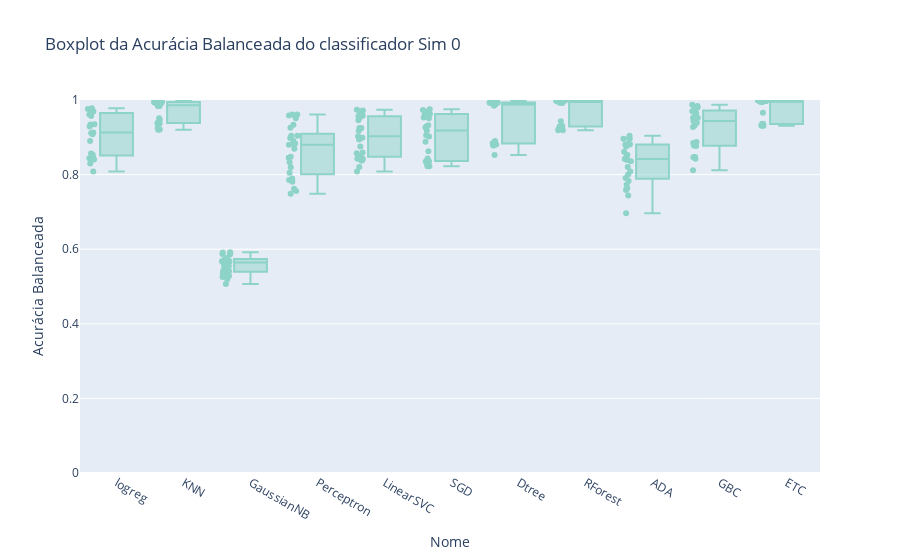
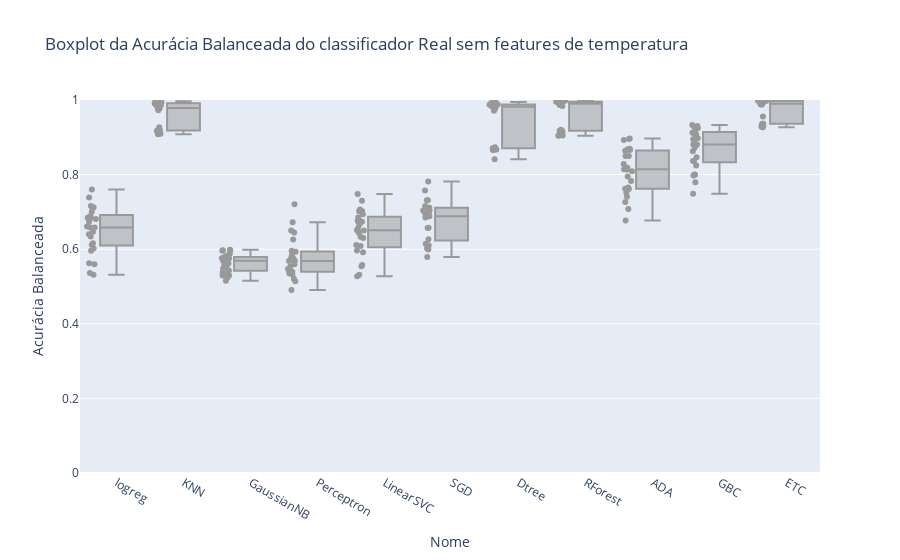
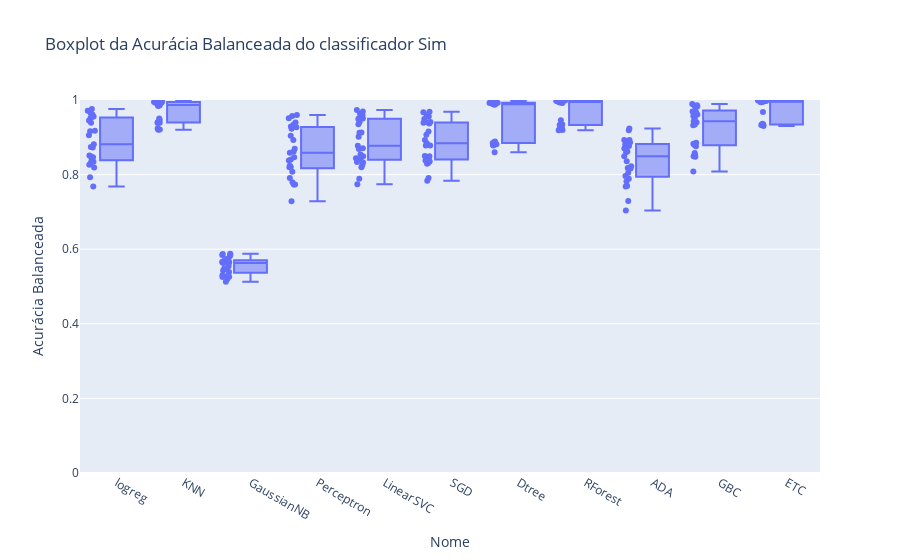
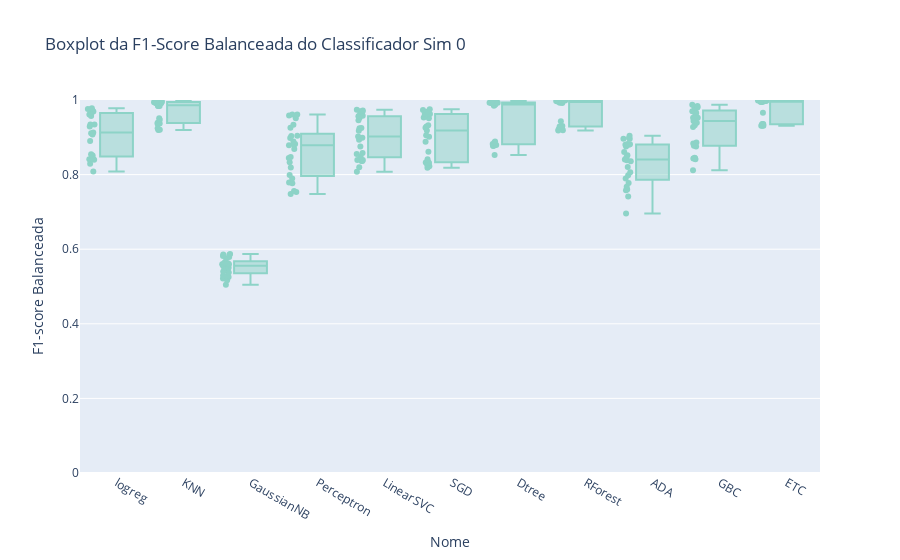

Notebook source saved alongside these figures, in order:
### Markdown cell above
## Gráficos dados simulados

### Code cell
# Criar boxplot da acurácia por modelo sim sim  

fig = px.box(df5, x='Nome', y='Acurácia Balanceada', points='all', title='Boxplot da Acurácia Balanceada do classificador Sim 0',color_discrete_sequence=px.colors.qualitative.Set3)
fig.update_yaxes(range=[0, 1])
fig.show()

fig = px.box(df8, x='Nome', y='Acurácia Balanceada', points='all', title='Boxplot da Acurácia Balanceada do classificador Sim sem features de temperatura',color_discrete_sequence=px.colors.qualitative.Set1_r)
fig.update_yaxes(range=[0, 1])
fig.show()


fig = px.box(df2, x='Nome', y='Acurácia Balanceada', points='all', title='Boxplot da Acurácia Balanceada do classificador Sim')

fig.update_yaxes(range=[0, 1])
fig.show()

fig = px.box(df5, x='Nome', y='F1-score Balanceada', points='all', title='Boxplot da F1-Score Balanceada do Classificador Sim 0',color_discrete_sequence=px.colors.qualitative.Set3)
fig.update_yaxes(range=[0, 1])
fig.show()

fig = px.box(df8, x='Nome', y='F1-score Balanceada', points='all', title='Boxplot da F1-score Balanceada do classificador Sim sem features de temperatura',color_discrete_sequence=px.colors.qualitative.Set1_r)
fig.update_yaxes(range=[0, 1])
fig.show()


fig = px.box(df2, x='Nome', y='F1-score Balanceada', points='all', title='Boxplot da F1-Score Balanceada do Classificador Sim')
fig.update_yaxes(range=[0, 1])
fig.show()

### Figure 1 — Plotly figure (JSON) as saved in the notebook; plotly's stock layout.template omitted (floating-point values rounded to 4 significant figures; data arrays with more than 128 entries replaced by an {"elided": "..."} marker saying what was removed)
{"data": [{"alignmentgroup": "True", "boxpoints": "all", "hovertemplate": "Nome=%{x}<br>Acurácia Balanceada=%{y}<extra></extra>", "legendgroup": "", "marker": {"color": "rgb(141,211,199)"}, "name": "", "notched": false, "offsetgroup": "", "orientation": "v", "showlegend": false, "type": "box", "x": {"elided": "275 str values"}, "x0": " ", "xaxis": "x", "y": {"elided": "275 float values"}, "y0": " ", "yaxis": "y"}], "layout": {"boxmode": "group", "legend": {"tracegroupgap": 0}, "title": {"text": "Boxplot da Acurácia Balanceada do classificador Sim 0"}, "xaxis": {"anchor": "y", "domain": [0, 1], "title": {"text": "Nome"}}, "yaxis": {"anchor": "x", "domain": [0, 1], "range": [0, 1], "title": {"text": "Acurácia Balanceada"}}}}

### Figure 2 — Plotly figure (JSON) as saved in the notebook; plotly's stock layout.template omitted (floating-point values rounded to 4 significant figures; data arrays with more than 128 entries replaced by an {"elided": "..."} marker saying what was removed)
{"data": [{"alignmentgroup": "True", "boxpoints": "all", "hovertemplate": "Nome=%{x}<br>Acurácia Balanceada=%{y}<extra></extra>", "legendgroup": "", "marker": {"color": "rgb(153,153,153)"}, "name": "", "notched": false, "offsetgroup": "", "orientation": "v", "showlegend": false, "type": "box", "x": {"elided": "275 str values"}, "x0": " ", "xaxis": "x", "y": {"elided": "275 float values"}, "y0": " ", "yaxis": "y"}], "layout": {"boxmode": "group", "legend": {"tracegroupgap": 0}, "title": {"text": "Boxplot da Acurácia Balanceada do classificador Real sem features de temperatura"}, "xaxis": {"anchor": "y", "domain": [0, 1], "title": {"text": "Nome"}}, "yaxis": {"anchor": "x", "domain": [0, 1], "range": [0, 1], "title": {"text": "Acurácia Balanceada"}}}}

### Figure 3 — Plotly figure (JSON) as saved in the notebook; plotly's stock layout.template omitted (floating-point values rounded to 4 significant figures; data arrays with more than 128 entries replaced by an {"elided": "..."} marker saying what was removed)
{"data": [{"alignmentgroup": "True", "boxpoints": "all", "hovertemplate": "Nome=%{x}<br>Acurácia Balanceada=%{y}<extra></extra>", "legendgroup": "", "marker": {"color": "#636efa"}, "name": "", "notched": false, "offsetgroup": "", "orientation": "v", "showlegend": false, "type": "box", "x": {"elided": "275 str values"}, "x0": " ", "xaxis": "x", "y": {"elided": "275 float values"}, "y0": " ", "yaxis": "y"}], "layout": {"boxmode": "group", "legend": {"tracegroupgap": 0}, "title": {"text": "Boxplot da Acurácia Balanceada do classificador Sim"}, "xaxis": {"anchor": "y", "domain": [0, 1], "title": {"text": "Nome"}}, "yaxis": {"anchor": "x", "domain": [0, 1], "range": [0, 1], "title": {"text": "Acurácia Balanceada"}}}}

### Figure 4 — Plotly figure (JSON) as saved in the notebook; plotly's stock layout.template omitted (floating-point values rounded to 4 significant figures; data arrays with more than 128 entries replaced by an {"elided": "..."} marker saying what was removed)
{"data": [{"alignmentgroup": "True", "boxpoints": "all", "hovertemplate": "Nome=%{x}<br>F1-score Balanceada=%{y}<extra></extra>", "legendgroup": "", "marker": {"color": "rgb(141,211,199)"}, "name": "", "notched": false, "offsetgroup": "", "orientation": "v", "showlegend": false, "type": "box", "x": {"elided": "275 str values"}, "x0": " ", "xaxis": "x", "y": {"elided": "275 float values"}, "y0": " ", "yaxis": "y"}], "layout": {"boxmode": "group", "legend": {"tracegroupgap": 0}, "title": {"text": "Boxplot da F1-Score Balanceada do Classificador Sim 0"}, "xaxis": {"anchor": "y", "domain": [0, 1], "title": {"text": "Nome"}}, "yaxis": {"anchor": "x", "domain": [0, 1], "range": [0, 1], "title": {"text": "F1-score Balanceada"}}}}
